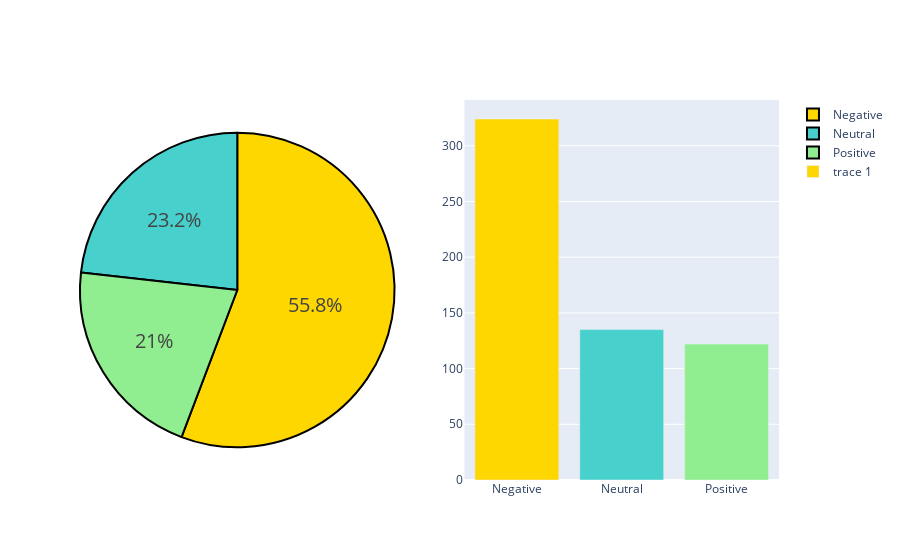

The notebook cell this image was saved under:
### Code cell
fig = make_subplots(rows=1, cols=2, specs=[[{"type": "pie"}, {"type": "bar"}]])
colors = ['gold', 'mediumturquoise', 'lightgreen'] # darkorange
fig.add_trace(go.Pie(labels=df.label_name.value_counts().index,
                             values=df.label.value_counts().values), 1, 1)

fig.update_traces(hoverinfo='label+percent', textfont_size=20,
                  marker=dict(colors=colors, line=dict(color='#000000', width=2)))

fig.add_trace(go.Bar(x=df.label_name.value_counts().index, y=df.label.value_counts().values, marker_color = colors), 1,2)

fig.show()

### Figure 1 — Plotly figure (JSON) as saved in the notebook; plotly's stock layout.template omitted (floating-point values rounded to 4 significant figures)
{"data": [{"domain": {"x": [0, 0.45], "y": [0, 1]}, "hoverinfo": "label+percent", "labels": ["Negative", "Neutral", "Positive"], "marker": {"colors": ["gold", "mediumturquoise", "lightgreen"], "line": {"color": "#000000", "width": 2}}, "textfont": {"size": 20}, "type": "pie", "values": [324, 135, 122]}, {"marker": {"color": ["gold", "mediumturquoise", "lightgreen"]}, "type": "bar", "x": ["Negative", "Neutral", "Positive"], "xaxis": "x", "y": [324, 135, 122], "yaxis": "y"}], "layout": {"xaxis": {"anchor": "y", "domain": [0.55, 1]}, "yaxis": {"anchor": "x", "domain": [0, 1]}}}
